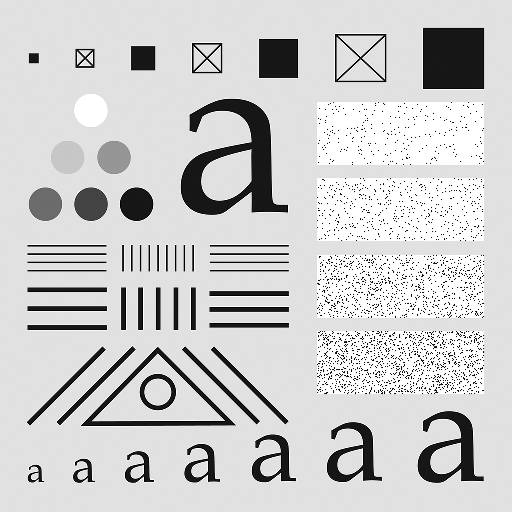
%> input picture testpattern.tif, 512 x 512 px
$ octave MyButterWorth.m   (GNU Octave 9; MATLAB toolbox functions it lacks are replaced by stand-ins)
%> lines starting %> are read from the running program, lines starting %| are printed output that depends on the picture; in (x1, y1, x2, y2) boxes, pixels count from 0 and x2, y2 are one past the last pixel; in counts of white or black regions, pixels touching at a corner belong together; the program's own positions count from 1


n=1;
D0=50;

%  amplitude
A=10;

%Read  the input image
I=imread('testpattern.tif');
%> I is the input picture: size 512x512 uint8; min 0, max 255, mean 204.4

%get the size of the image
[M,N]=size(I); % is easy to get the h and w like this
%> M = 512; N = 512

% compute the 2d fourier transform
F=fft2(double(I));

% compute filter
u=0:(M-1);
%> u = 512 values from 0 to 511
v=0:(N-1);
%> v = 512 values from 0 to 511

idx=find(u>M/2);
%> idx = 255 values from 258 to 512
u(idx)=u(idx)-M;
idy=find(v>N/2);
%> idy = 255 values from 258 to 512
v(idy)=v(idy)-N;
[V,U]=meshgrid(v,u);
D=sqrt(U.^2+V.^2);
H =A * (1./(1 + (D0./D).^(2*n)));

%HHi = H-1

% multiply the filter
G=H.*F;
g=real(ifft2(double(G)));
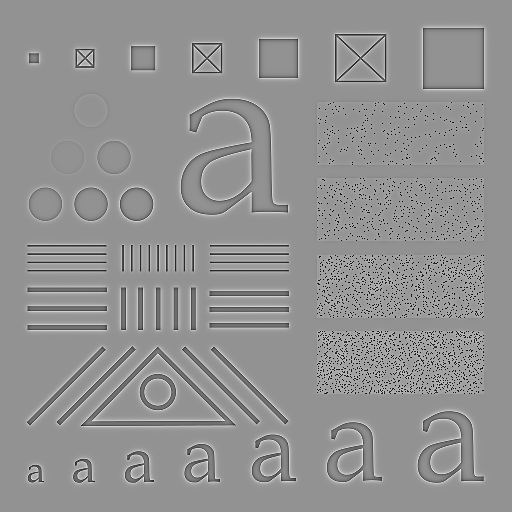
%> g: size 512x512 double; min -2131.5, max 1578.8, mean 0; drawn with min black and max white

%create a mask(question specification)
c = [500 400 400 500 ];
r = [100 100 1 1 ];
T =  fspecial('unsharp')*5;
BW = roipoly(I,c,r);
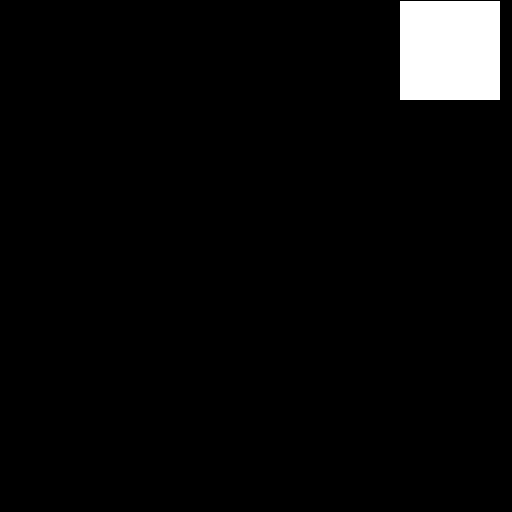
%> BW: size 512x512 logical; 3.8% white; 1 white region, box (x1, y1, x2, y2) and area: (400, 1, 500, 100) 9900
J = roifilt2(T,g,BW);
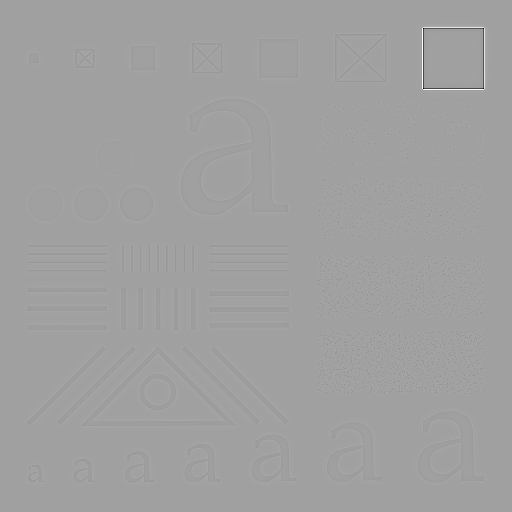
%> J: size 512x512 double; min -28890.3, max 16939.6, mean 0; drawn with min black and max white


subplot(1,4,1); imshow(I); title('Input image');
subplot(1,4,2); imshow(H,[ ]); title('filter');
subplot(1,4,3); imshow(g,[ ]); title('filtered image');
subplot(1,4,4); imshow(J,[ ]); title('masked filter');
%> after `title('masked filter')`:
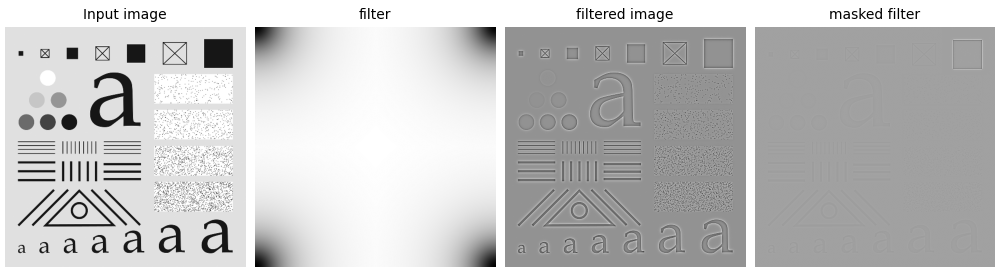
%> figure redrawn from the program's plot data, 4 panels
